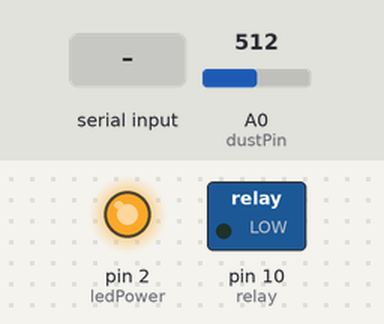
The sketch below on a simulated Arduino Uno, built with avr-gcc and run on an emulated ATmega328P. On the bench: switched loads named in the sketch (green lamp = pin HIGH), output pins drawn as LEDs (lit = HIGH). The test bench sets the inputs (shaded band); at power-on: A0 (dustPin) = 512.

Above: at 1.2 s.
1.3 s: "2" received over Serial
At 2.1 s:
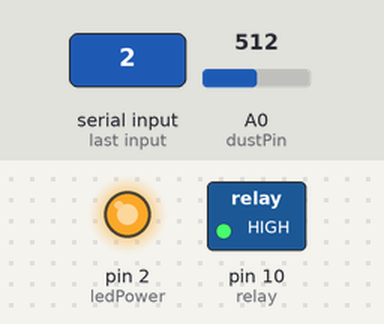
2.8 s: "3" received over Serial
At 3.2 s:
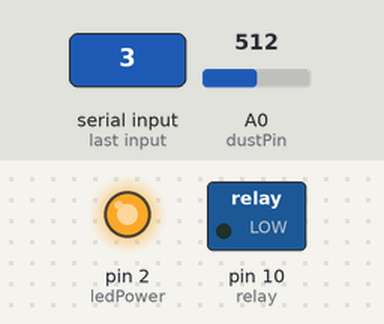
Timing chart, 0 to 5.8 s (numbered marks = the images above; inputs shaded):
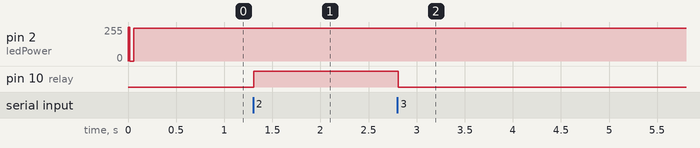

The sketch:

pm25Senor.ino
```cpp
//當ardunio 接收到python 端發送訊號，Ardunio才讀取感測器的值，再傳給App繪圖

const byte dustPin=A0;
float dustVal=0;
int ledPower=2; //　to set pin2 which is LED of sensor controler
int delayTime=280;
int delayTime2=40;
float offTime=9680;
int receive = 0;
int relay = 10;

// initialize pin mode and fan status
void setup(){
  Serial.begin(9600);
  pinMode(ledPower,OUTPUT);
  pinMode(relay, OUTPUT);
  pinMode(dustPin, INPUT); // read data from dustPin pin

  digitalWrite(relay,LOW); // fan is off at the beginning
}


void loop(){


  // to control sensor
  digitalWrite(ledPower,LOW);
  delayMicroseconds(delayTime);
  dustVal=analogRead(dustPin);
  delayMicroseconds(delayTime2);
  digitalWrite(ledPower,HIGH);
  delayMicroseconds(offTime);


  // to read commands from python program
  if (Serial.available())
  {
    /*如果接收到python 偵測的命令時 開始傳送感測器資料,*/
      receive = Serial.read();
      if (receive == 49) //字元'1'　ASCII code = 49
      {
            if (dustVal>36)
            {
              float value = (dustVal/1024-0.0356)*120000*0.035;
              Serial.println(value); // send PM2.5 value to python promgram
            }
      }
      /*判斷命令是什麼？*/
      if (receive == 50) // read '2' from python, then turn on fan
      {
         digitalWrite(relay,HIGH); // HIGH is on , LOW is off
      }
      if (receive == 51) // read '3' from python, then turn off fan
      {
         digitalWrite(relay,LOW); // HIGH is on , LOW is off
      }
  }
}
```

Measured:
- after the input at 1.3 s, pin 10 (relay): LOW → HIGH at once
- after the input at 2.8 s, pin 10 (relay): HIGH → LOW at once
